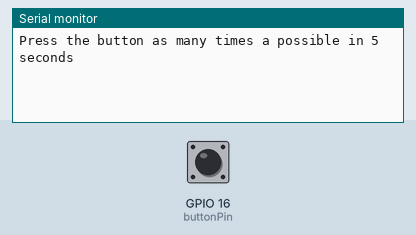
Recording of a sketch running on a simulated ESP32. Parts: the last lines printed to the serial monitor. The inputs (shaded band) are chosen by the test bench; at power-on: GPIO 16 (buttonPin) HIGH.

Above: at 1.2 s.
1.3 s: GPIO 16 (buttonPin) pulled LOW for 0.15 s
At 2.4 s:
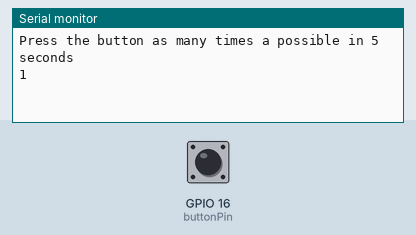
4.4 s: GPIO 16 (buttonPin) pulled LOW for 1 s
At 6.4 s:
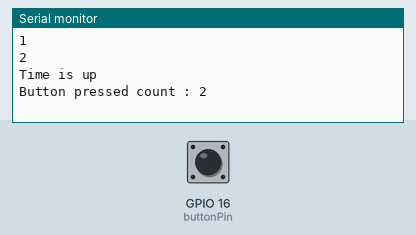

Measured:
- after the input at 1.3 s, the serial monitor: prints a new line at once (image 1)
- after the input at 4.4 s, the serial monitor: prints a new line at once (image 2)

The sketch:

millis_debounce.ino
```cpp
unsigned long prdStrtMillis;
unsigned long currentMillis;
const unsigned long period = 5000;  //period during which button input is valid
const byte buttonPin = 16;    //button on pin A1
byte crrntBttnState;
byte prevsBttnState;
int count = 0;
boolean printFinalMsg = true;
unsigned long debncStrtMillis;
unsigned long debncPeriod = 20;
boolean debouncing = false;

void setup()
{
  Serial.begin(115200);
  pinMode(buttonPin, INPUT_PULLUP);
  Serial.println("Press the button as many times a possible in 5 seconds");
  prdStrtMillis = millis();
}

void loop()
{
  currentMillis = millis();
  if (currentMillis - prdStrtMillis <= period)  //true until the period elapses
  {
    prevsBttnState = crrntBttnState;    //save the previous button state
    crrntBttnState = digitalRead(buttonPin);  //read the current state of the input
    if (crrntBttnState != prevsBttnState) //if the button state has changed
    {
      debncStrtMillis = currentMillis;  //save the time that the state change occured
      debouncing = true;  //flag that debouncing in progress
    }    //end state change check

    if (currentMillis - debncStrtMillis <= debncPeriod)  //if the debounce period has elapsed
    {
      if (debouncing == true)    //debouncing taking place
        {
        if (crrntBttnState == LOW)  //if the button is currently pressed
              {
          debouncing = false;    //debouncing is finished
          count++;               //increment the count
          Serial.println(count);
              }    //end count increment
        }  //end debouncing in progress check
    }    //end debounce time elapsed check
  }  //end timing period check
  else  //period has ended
  {
    if (printFinalMsg == true)
    {
      Serial.println("Time is up");
      Serial.print("Button pressed count : ");
      Serial.println(count);
      printFinalMsg = false;    //prevent the final message being displayed again
    }    //end printing final message
  }    //end final message check
}
```
